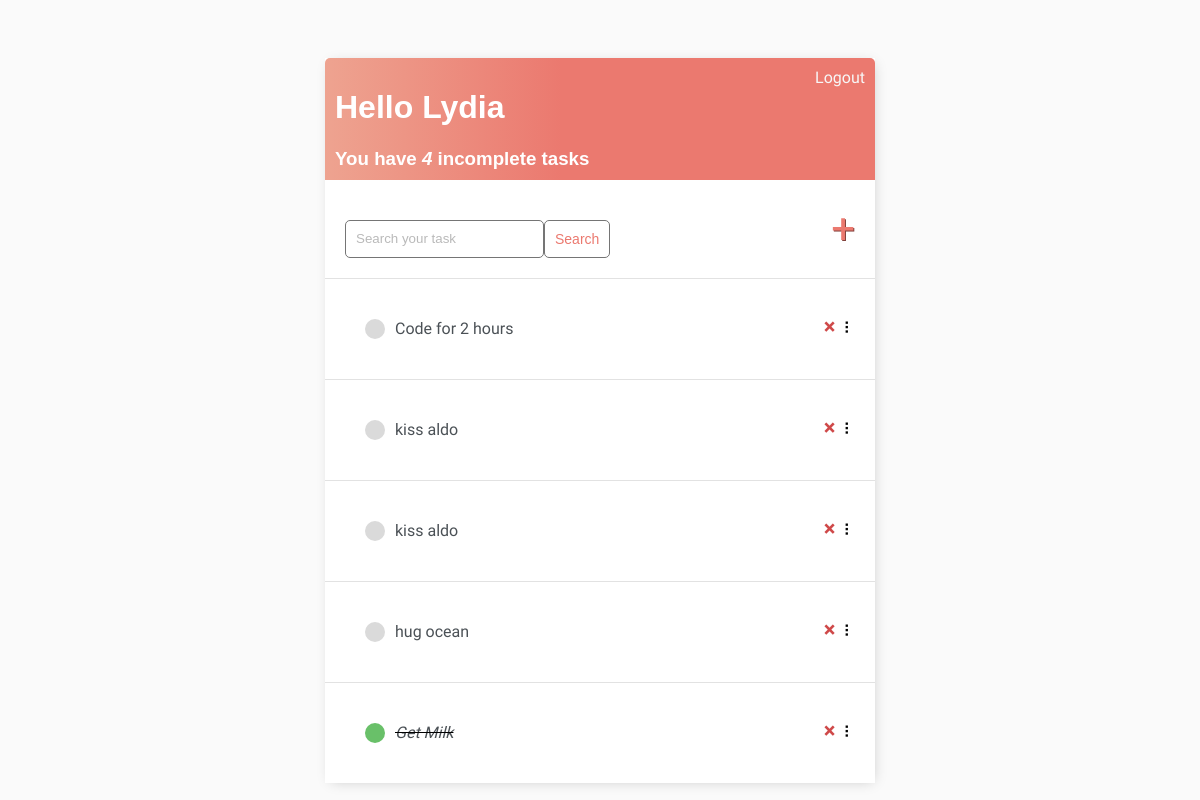
The app's page / (signed in), older data.
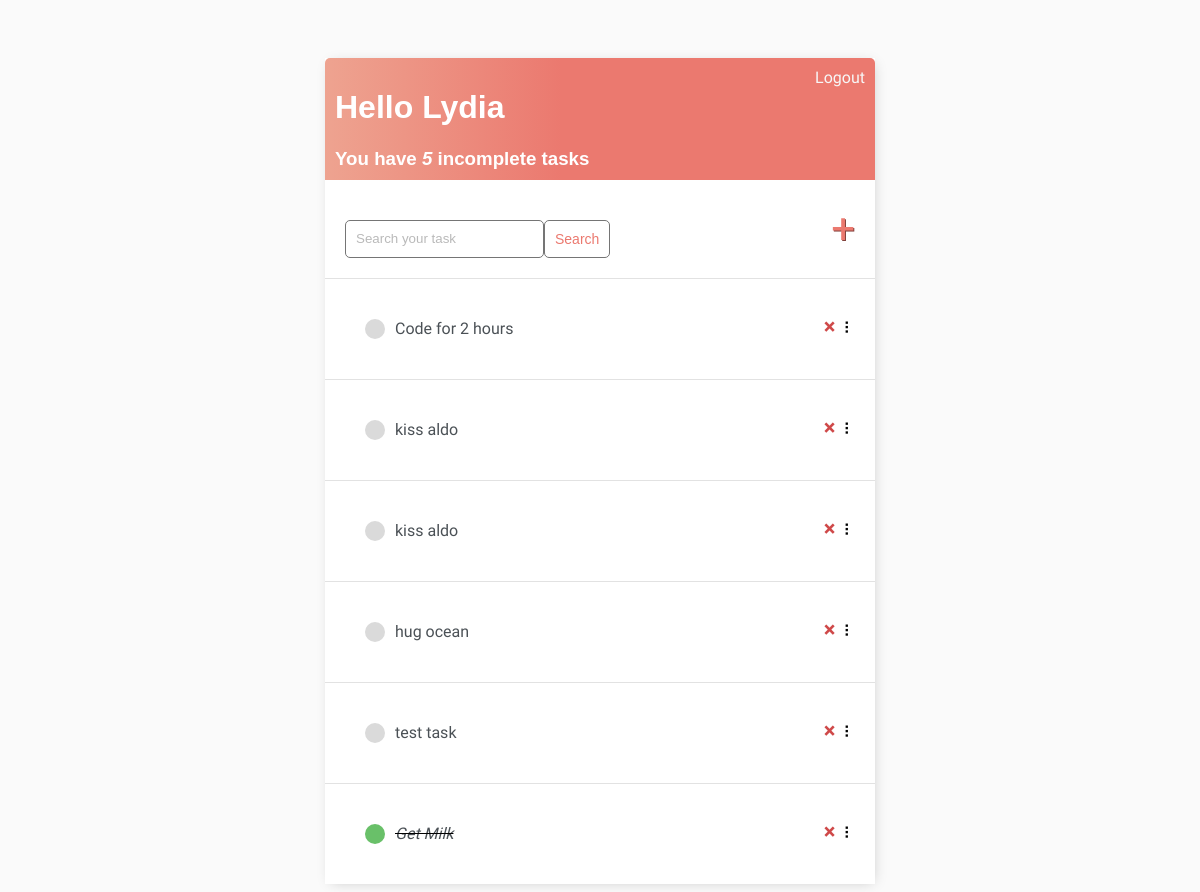
The same page, newer data.
### base/models.py (models this page shows)
class Task(models.Model):
    user = models.ForeignKey(User, on_delete=models.CASCADE, null=True, blank=True)
    title = models.CharField(max_length=200, null=True, blank=True)
    description = models.TextField(null=True, blank=True)
    complete = models.BooleanField(default=False)
    created = models.DateTimeField(auto_now_add=True)
    def __str__(self):
        return self.title
    class Meta:
        ordering = ['complete']

### base/views.py (the view)
# urls.py: path('', TaskList.as_view(), name='tasks'),
class TaskList(LoginRequiredMixin, ListView):
    model = Task
    context_object_name = 'tasks'
    def get_context_data(self, **kwargs):
        context = super().get_context_data(**kwargs)
        context['tasks'] = context['tasks'].filter(user=self.request.user)
        context['count'] = context['tasks'].filter(complete=False).count()
        search_input = self.request.GET.get('search-area') or ''
        if search_input:
            context['tasks'] = context['tasks'].filter(title__startswith=search_input)
        context['search_input'] = search_input
        return context

### base/templates/base/task_list.html (shortened to what this page needs)
{% extends 'base/main.html' %} {% block content %}
<div class="header-bar">
    <div>
        <h1>Hello {{request.user|title}}</h1>
        <h3 style="margin:0">You have <i>{{count}}</i> incomplete task{{ count|pluralize:"s" }}</h3>
    </div>
    {% if request.user.is_authenticated %}
    <a href="{% url 'logout' %}">Logout</a> {% else %}
    <a href="{% url 'login' %}">Login</a> {% endif %}
</div>
<div id="search-add-wrapper">
    <form method="GET" style="margin-top: 20px; display: flex;">
        <input type='text' name='search-area' placeholder="Search your task" value="{{search_input}}">
        <input class="button" type="submit" value='Search'>
    </form>
    {% if tasks|length > 0 %}
    <a id="add-link" href="{% url 'task-create' %}">&#x2b;</a>
    {% endif %}
</div>
<div id="tasklist" class="task-items-wrapper">
    {% for task in tasks %}
    <div class="task-wrapper" data-position="{{task.pk}}">
        <div class="task-title">
            {% if task.complete %}
            <div class="task-complete-icon"></div>
            <i><s><a href="{% url 'task-update' task.id %}">{{task}}</a></s></i> {% else %}
            <div class="task-incomplete-icon"></div>
            <a href="{% url 'task-update' task.id %}">{{task}}</a> {% endif %}
        </div>
        <div class="task-controls">
            <a class="delete-link" href="{% url 'task-delete' task.id %}">&#215;</a>
            <span class="handle">&nbsp;&#10247;</span>
        </div>
    </div>
    {% empty %}
    <div style="text-align: center; padding-bottom: 10px; line-height: 1em;">
        <h3>No new tasks are created.</h3>
        <h3>Create a <a style="text-decoration: none; color: #e53935;" href="{% url 'task-create' %}">New task</a> ! </h3>
    </div>
    {% endfor %}
</div>
{% endblock content %}

Row changes from the older to the newer data that the page shows:
added Task: title "test task"
Text that changed along with them:
{{ count }}: "4" → "5"
